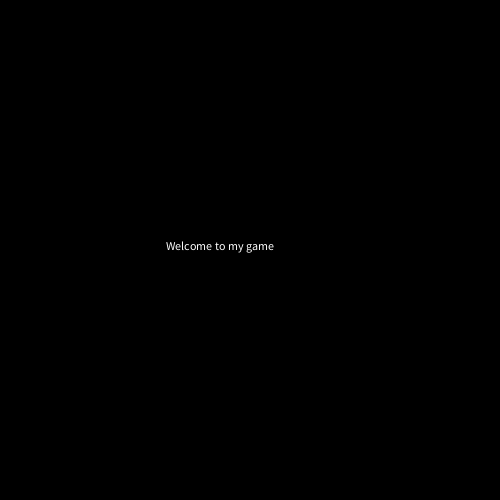
Frame 1 (no input)
Frame 60 (the mouse pressed at the canvas centre just before this capture): identical to frame 1, image omitted
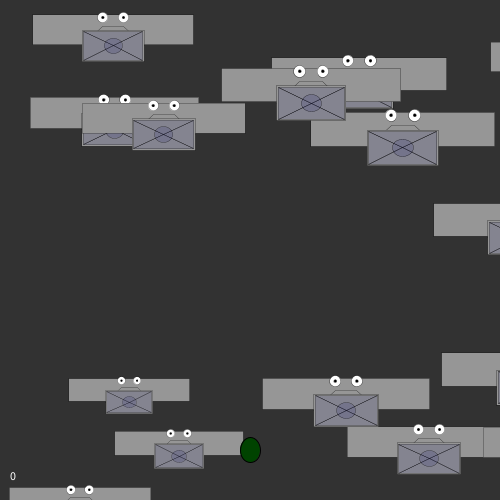
Frame 120 (the mouse held since frame 60 and released just before this capture)

The Processing sketch that drew these frames (run headless with seeded random() and noise(); from frame 60 on, the mouse is pressed at the canvas centre):

// Processing sketch: processing_163832
// ── processing_163832.pde

 // variables
//Car myCar1 ; 

ArrayList<Car> myCars;
int myState = 0 ;
PVector frogLocation ;
int score = 0;

void setup() {
  size(500, 500) ;
  //myCar1 = new Car() ;
  
  myCars = new ArrayList() ;
  
  
  for (int i = 0; i < 15; i++) {
    myCars.add(new Car());
    
  }
  frogLocation = new PVector(width/2, height-50) ;
}

void draw() {
   switch(myState) {
   case 0:
   background(0);
   text("Welcome to my game", width/3, height/2) ;
   break ;
   
   case 1:
   //playing game
   game() ;
   break ;
   
   case 2:
   background(200);
   text("click to play again", width/4, height/2);
   break;
 }
  
  
}

void mousePressed() {
  myState = (myState + 1) % 3 ;
}

void keyPressed() {
  
  switch(keyCode) {
   case 39:
   frogLocation.x += 20 ;
   break;
    
   case 38:
   frogLocation.y -= 20 ;
   break;
   
   case 37:
   frogLocation.x -= 20 ; 
   break;
    
   case 40:
   frogLocation.y += 20 ;
   break; 
  }
  //println(keyCode) ;
  
}
class Car {

  //attributes
  color myColor ;
  PVector location ;
  PVector velocity ;
  float wide ;
  boolean alive ;


  //Constructors
    Car() {
    location = new PVector(random(width), random(height)) ;
    velocity = new PVector(random(-3, 3), random(-3, 3));
    myColor = color(random(255), random(255), random(255));
    wide = random(.9, 1.6);
    alive = true ;
  }

  //methods
  void display() {
    //fill(myColor) ;
    //rect(location.x, location.y, wide, 25) ;
    //fill(0);
    //ellipse(location.x+5, location.y+28, 10, 10) ;
    //ellipse(location.x+(wide-5), location.y+28, 10, 10) ;
    translate(location.x, location.y) ;
    scale(wide) ;
    monster() ;
  }

  void drive() {
    location.add(velocity) ;
    
    if (location.x > width) {
      location.x = 0 ;
    }
    if (location.y > height) {
      location.y = 0 ;
    }
    if (location.x < 0) {
      location.x = width ;
    }
    if (location.y < 0) {
      location.y = height ;
    }
  }
}


void game() {
  background(50) ;
  
  //iterate through car array
  
  for (Car myCar : myCars) {
    pushMatrix() ;
    myCar.display() ;
    popMatrix();
    myCar.drive() ;
    
    //test distance of car to frog
    PVector offset = new PVector(65, 20) ;
    offset.mult(myCar.wide) ;  
    PVector fixed = PVector.add(myCar.location, offset);
    float d = fixed.dist(frogLocation) ;
    if (d < (myCar.wide * 25)){
      println("BOOM!") ;
      score++ ;
      myCar.alive = false ;
      
    }
  }
  if (score == 15){
    text("You win!", 225, 35);
  }
  
  //iterate thru car array and delete dead cars
  for (int i = 0 ; i < myCars.size() ; i++){
    Car thisCar = (Car) myCars.get(i) ;
    if (thisCar.alive == false) {
      myCars.remove(i) ;
    }
  }
  
  
  
  fill(0, 67, 0) ;
  ellipse(frogLocation.x, frogLocation.y, 20, 25) ;
  fill(255) ;
  text(score, 10, 480) ;
}
void monster(){
scale(.2) ;
fill(150) ;
rect(30, 20, 620, 115) ;
fill(255) ;
ellipse(300, 30, 40, 40) ;
ellipse(380, 30, 40, 40) ;
fill(0) ;
ellipse(300, 30, 10, 10) ;
ellipse(380, 30, 10, 10) ;
fill(150) ;
  quad(300, 65, 380, 65, 460, 140, 220, 140) ;
  rect(220, 80, 240, 120) ;
  fill(0, 0, 100, 30) ;
  triangle(225, 85, 225, 195, 340, 140) ;
  triangle(225, 85, 455, 85, 340, 140) ;
  triangle(455, 85, 455, 195, 340, 140) ;
  triangle(455, 195, 225, 195, 340, 140) ;
ellipse(340, 140, 70, 60) ;
}
